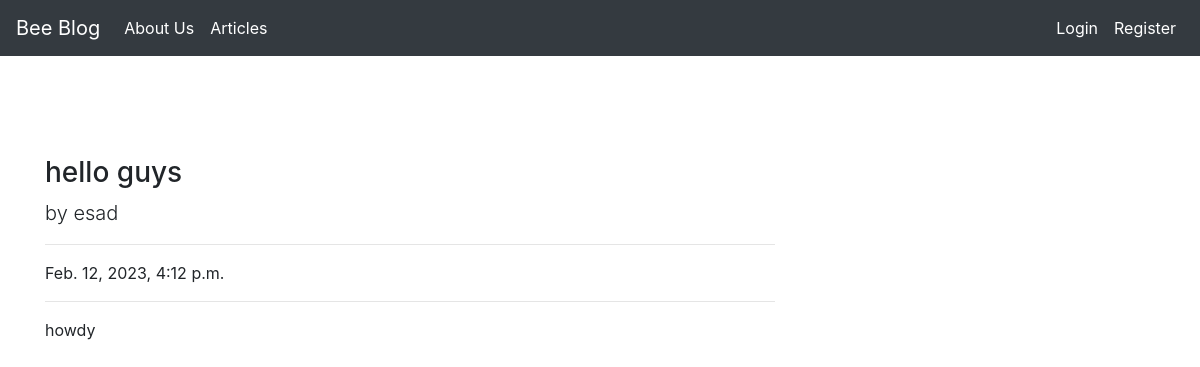
The app's page /articles/article/3, older data.
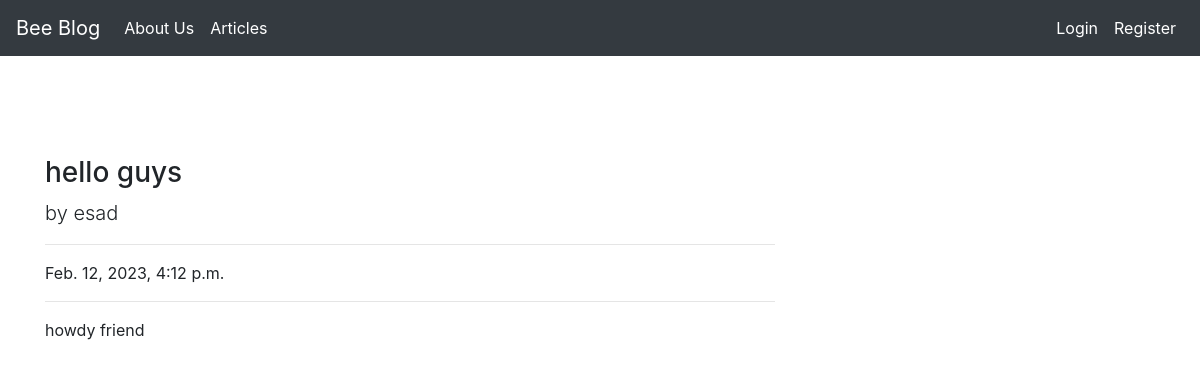
The same page, newer data.
### article/models.py (models this page shows, shortened)
class Article(models.Model):
    author=models.ForeignKey("auth.User",on_delete=models.CASCADE)
    title=models.CharField(max_length=50)
    content=RichTextField()
    created_date=models.DateTimeField(auto_now_add=True)
    article_image=models.ImageField(blank=True,null=True,verbose_name="Add image to the article",upload_to='media/')

### article/views.py (the view)
# urls.py: path('article/<int:id>',views.detail,name="detail"),
def detail(request,id):
    article=get_object_or_404(Article,id=id)
    return render(request,"detail.html",{"article":article})

### templates/detail.html (shortened to what this page needs)
{% extends "layout.html" %}
{% block body %}
<div class="row">
    <div class="col-lg-8">
            <h3>{{article.title}}</h3>
            <p class="lead">by
                {{article.author.username}}</p>
            <hr>
            <p>{{article.created_date}}</p>
            <hr>
            <p>
                {{article.content|safe}}
            </p>
    </div>
</div>
{% endblock body %}

Row changes from the older to the newer data that the page shows:
changed Article "hello guys": content "howdy" → "howdy friend"
